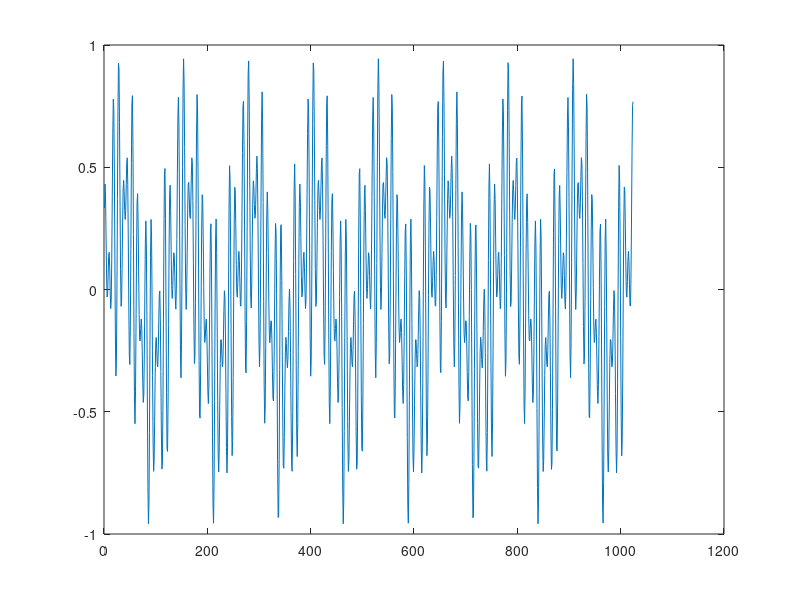
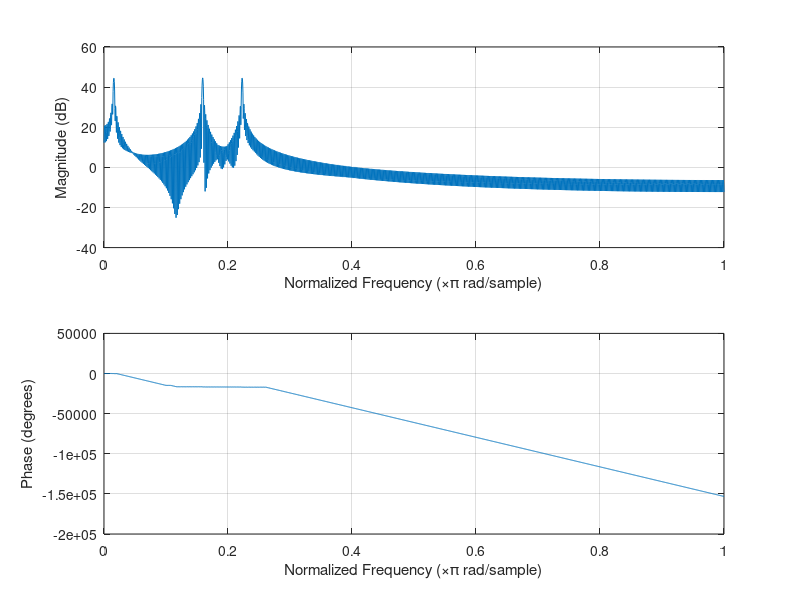

Reproduce these figures in MATLAB, in order. (Note: this script raises an error after producing the figures.)
clear
close
clc

file = fopen('sinal.txt', 'a+');

sinal = (sin([0:0.05:51.15]) + sin(0:0.5:511.5) + cos(0:0.7:716.1))/3;
plot(sinal);
figure();
freqz(sinal);
figure();
sinalFP = fi(sinal);
plot(sinalFP);
figure();
freqz((sinalFP.data));

for i = 1:length(sinalFP.int)
    fprintf(file, "%d ", sinalFP.int(i));
end
fclose(file);